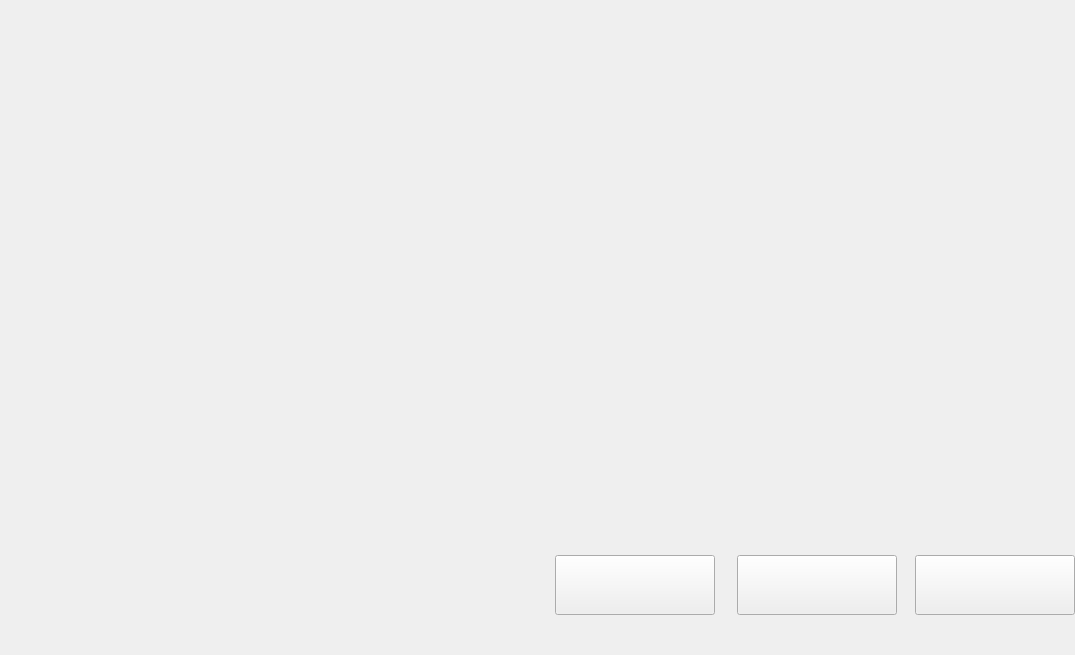
<?xml version="1.0" encoding="UTF-8"?>
<ui version="4.0">
 <class>configPourFrame</class>
 <widget class="QFrame" name="configPourFrame">
  <property name="geometry">
   <rect>
    <x>0</x>
    <y>0</y>
    <width>1075</width>
    <height>655</height>
   </rect>
  </property>
  <property name="windowTitle">
   <string>Frame</string>
  </property>
  <widget class="QPushButton" name="pEditBut">
   <property name="geometry">
    <rect>
     <x>555</x>
     <y>555</y>
     <width>160</width>
     <height>60</height>
    </rect>
   </property>
   <property name="styleSheet">
    <string notr="true">#pEditBut
{
background-image: url(:/images/cfgEditBut_Bt.png);
}
#pEditBut:pressed
{
background-image: url(:/images/cfgEditButDn_Bt.png);
}
#pEditBut:focus{outline: none;
}</string>
   </property>
   <property name="text">
    <string/>
   </property>
   <property name="iconSize">
    <size>
     <width>160</width>
     <height>60</height>
    </size>
   </property>
  </widget>
  <widget class="QPushButton" name="pCancelBut">
   <property name="geometry">
    <rect>
     <x>915</x>
     <y>555</y>
     <width>160</width>
     <height>60</height>
    </rect>
   </property>
   <property name="styleSheet">
    <string notr="true">#pCancelBut
{
background-image: url(:/images/cfgCancel_Bt.png);
}
#pCancelBut:pressed
{
background-image: url(:/images/cfgCancelDn_Bt.png);
}
#pCancelBut:focus{outline: none;
}</string>
   </property>
   <property name="text">
    <string/>
   </property>
   <property name="iconSize">
    <size>
     <width>160</width>
     <height>60</height>
    </size>
   </property>
  </widget>
  <widget class="QPushButton" name="pOkBut">
   <property name="geometry">
    <rect>
     <x>737</x>
     <y>555</y>
     <width>160</width>
     <height>60</height>
    </rect>
   </property>
   <property name="styleSheet">
    <string notr="true">#pOkBut
{
background-image: url(:/images/cfgOkBut_Bt.png);
}
#pOkBut:pressed
{
background-image: url(:/images/cfgOkButDn_Bt.png);
}
#pOkBut:focus{outline: none;
}</string>
   </property>
   <property name="text">
    <string/>
   </property>
   <property name="iconSize">
    <size>
     <width>160</width>
     <height>60</height>
    </size>
   </property>
  </widget>
  <widget class="QWidget" name="pourWidget" native="true">
   <property name="geometry">
    <rect>
     <x>0</x>
     <y>0</y>
     <width>1075</width>
     <height>520</height>
    </rect>
   </property>
   <property name="styleSheet">
    <string notr="true">#pourWidget
{
background-image: url(:/images/cfgPour_Bg.png);
}</string>
   </property>
  </widget>
 </widget>
 <resources/>
 <connections/>
</ui>
